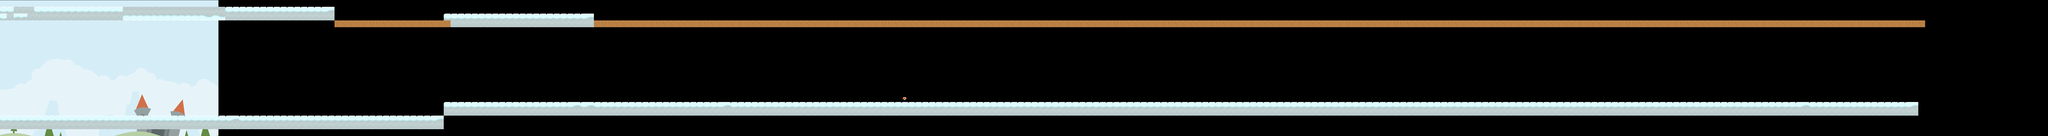

The image is a tile-based game level rendered from a .tmx file. Its description and source (layers, tilesets, objects; grid data summarised) follow:
An orthogonal 300x20 tile map with 32x32 px tiles, 3 tile layers (wall, speed, death), 3 tilesets, 1 image layer and 3 objects.

<map version="1.10" tiledversion="1.12.1" orientation="orthogonal" renderorder="right-down" width="300" height="20" tilewidth="32" tileheight="32" infinite="0" nextlayerid="9" nextobjectid="7">
 <tileset firstgid="1" name="sheet" tilewidth="32" tileheight="32" tilecount="256" columns="16">
  <image source="setpics/Spritesheet/sheet.png" width="512" height="512" />
 </tileset>
 <tileset firstgid="257" name="sheet" tilewidth="32" tileheight="32" tilecount="256" columns="16">
  <image source="setpics/snow/sheet.png" width="512" height="512" />
 </tileset>
 <tileset firstgid="513" source="setpics/tiles/platformPack_tilesheet_32.tsx" />
 <imagelayer id="2" name="background" locked="1" repeatx="1">
  <image source="setpics/colored_castle.png" width="1024" height="1025" />
 </imagelayer>
 <layer id="1" name="wall" width="300" height="20" locked="1">
  <data>[6000 cells, 915 non-empty, 5 distinct tile ids]</data>
 </layer>
 <layer id="8" name="speed" width="300" height="20" locked="1">
  <data>[6000 cells, 1 non-empty, 1 distinct tile ids]</data>
 </layer>
 <layer id="5" name="death" width="300" height="20">
  <data>[6000 cells, 0 non-empty, 0 distinct tile ids]</data>
 </layer>
 <objectgroup id="3" name="player1" locked="1">
  <object id="2" x="96" y="511.938" width="31.9375" height="32" />
 </objectgroup>
 <objectgroup id="7" name="player2" locked="1">
  <object id="6" x="96.003" y="96" width="32.0217" height="31.9328" />
 </objectgroup>
 <objectgroup id="4" name="win" locked="1">
  <object id="3" x="9004.39" y="-58.9697" width="92.6061" height="727.818" />
 </objectgroup>
</map>
